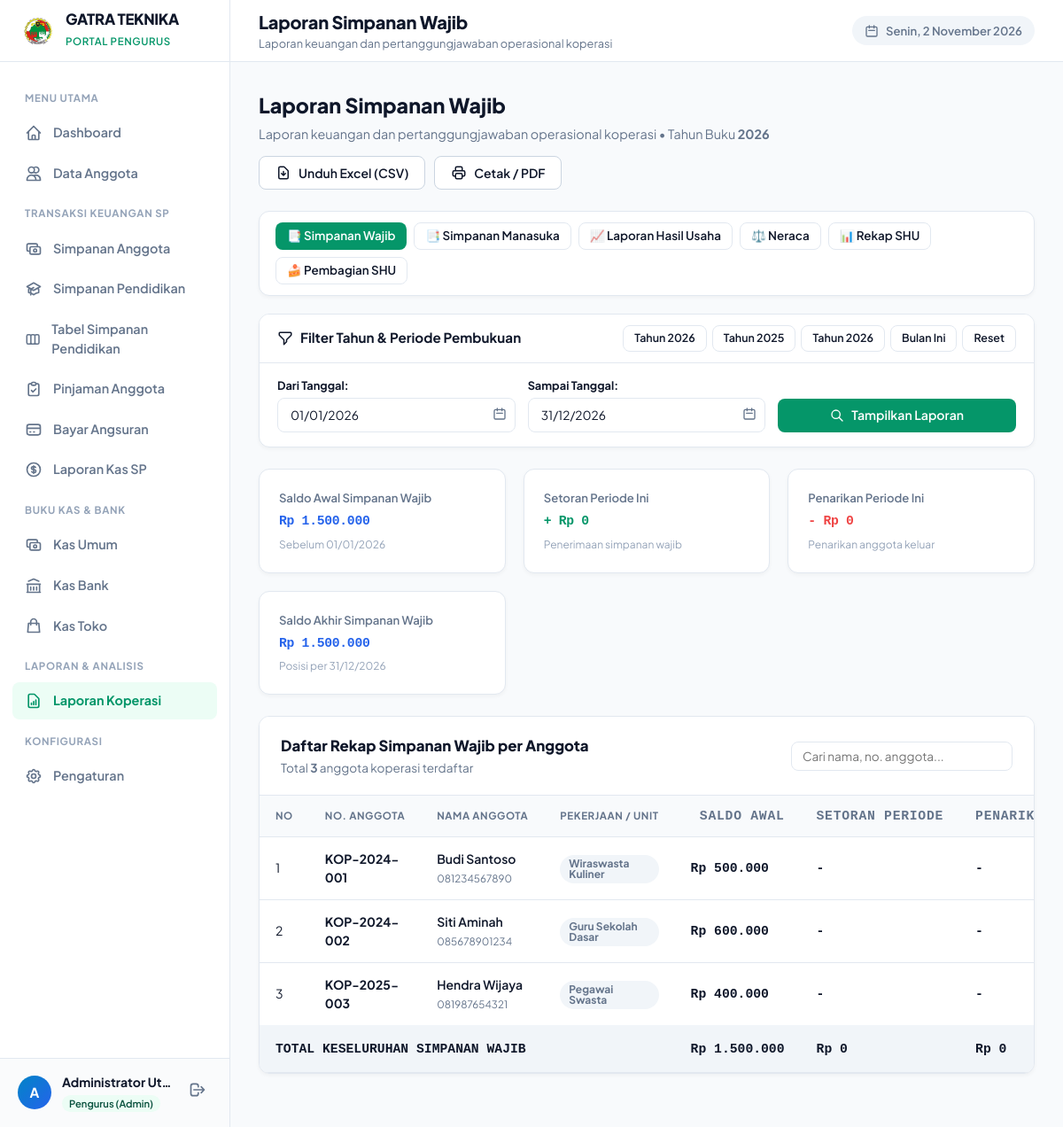
Page /admin/laporan.php (signed in) on the earlier database version.
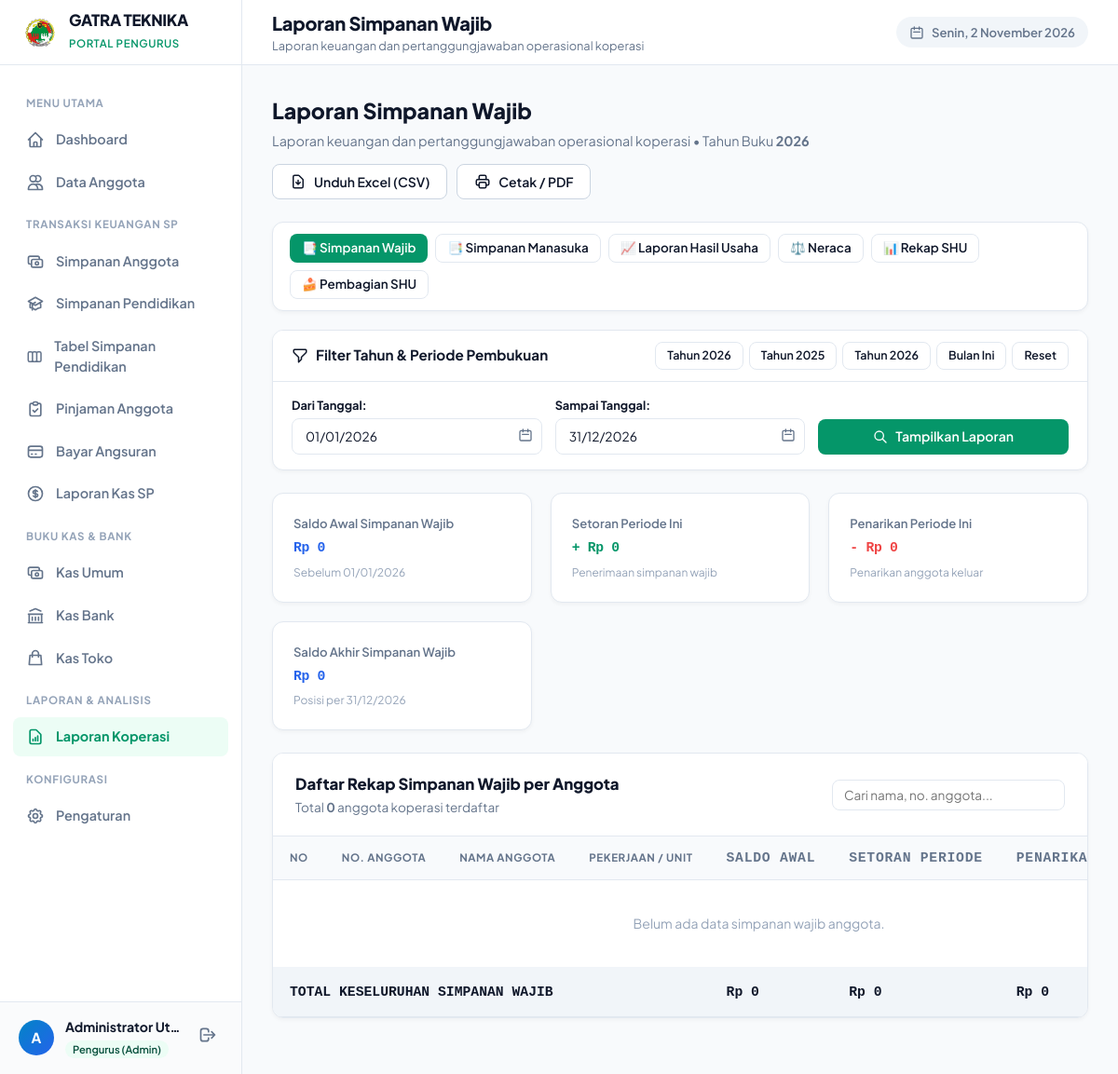
Same page on the later database version.
### tables this page shows
CREATE TABLE `anggota` (
  `id` INT AUTO_INCREMENT PRIMARY KEY,
  `user_id` INT NULL,
  `no_anggota` VARCHAR(30) UNIQUE NOT NULL,
  `nama` VARCHAR(100) NOT NULL,
  `nik` VARCHAR(30) NULL,
  `alamat` TEXT NULL,
  `no_telp` VARCHAR(30) NULL,
  `pekerjaan` VARCHAR(100) NULL,
  `tanggal_bergabung` DATE NOT NULL,
  `tanggal_keluar` DATE NULL,
  `status` ENUM('aktif', 'nonaktif') DEFAULT 'aktif',
  FOREIGN KEY (`user_id`) REFERENCES `users`(`id`) ON DELETE SET NULL
);

### config/helper.php (called while the page is built, shortened)
<?php
function rupiah($angka) {
    return "Rp\xc2\xa0" . number_format((float)$angka, 0, ',', '.');
}
function parse_dmy_to_ymd($dateStr) {
    $clean = trim($dateStr);
    if (preg_match('/^\d{4}-\d{2}-\d{2}$/', $clean)) {
        return $clean;
    }
    return date('Y-m-d');
}
function tgl_dmy($tanggal) {
    return date('d/m/Y', strtotime($tanggal));
}

### admin/laporan.php (the view, shortened to what the changed rows need)
<?php
require_once __DIR__ . '/../config/database.php';
require_once __DIR__ . '/../config/helper.php';
$validTabs = [
    'simpanan_wajib'      => 'Laporan Simpanan Wajib',
    'simpanan_manasuka'   => 'Laporan Simpanan Manasuka',
    'laporan_hasil_usaha' => 'Laporan Hasil Usaha',
    'neraca'              => 'Neraca',
    'rekap_shu'           => 'Rekap SHU',
    'pembagian_shu'       => 'Laporan Pembagian SHU'
];
$rawTab = $_GET['tab'] ?? 'simpanan_wajib';
$tab = array_key_exists($rawTab, $validTabs) ? $rawTab : 'simpanan_wajib';
$pageTitle = $validTabs[$tab];
$tglMulaiRaw = $_GET['tgl_mulai'] ?? date('Y-01-01');
$tglSelesaiRaw = $_GET['tgl_selesai'] ?? date('Y-12-31');
$tglMulai = parse_dmy_to_ymd($tglMulaiRaw);
$tglSelesai = parse_dmy_to_ymd($tglSelesaiRaw);
$dataSimpananWajib = [];
$totWajibAwal = 0; $totWajibSetor = 0; $totWajibTarik = 0; $totWajibAkhir = 0;
if ($tab === 'simpanan_wajib' || isset($_GET['export'])) {
    $stmtSW = $db->prepare("
        SELECT a.id, a.no_anggota, a.nama, a.pekerjaan, a.no_telp,
               COALESCE(SUM(CASE WHEN s.jenis_simpanan = 'wajib' AND s.tanggal < ? AND s.tipe_transaksi = 'setor' THEN s.nominal
                                 WHEN s.jenis_simpanan = 'wajib' AND s.tanggal < ? AND s.tipe_transaksi = 'tarik' THEN -s.nominal
                                 ELSE 0 END), 0) AS saldo_awal,
               COALESCE(SUM(CASE WHEN s.jenis_simpanan = 'wajib' AND s.tanggal BETWEEN ? AND ? AND s.tipe_transaksi = 'setor' THEN s.nominal
                                 ELSE 0 END), 0) AS setor_periode,
               COALESCE(SUM(CASE WHEN s.jenis_simpanan = 'wajib' AND s.tanggal BETWEEN ? AND ? AND s.tipe_transaksi = 'tarik' THEN s.nominal
                                 ELSE 0 END), 0) AS tarik_periode
        FROM anggota a
        LEFT JOIN simpanan s ON a.id = s.anggota_id AND s.jenis_simpanan = 'wajib'
        GROUP BY a.id
        ORDER BY a.no_anggota ASC
    ");
    $stmtSW->execute([$tglMulai, $tglMulai, $tglMulai, $tglSelesai, $tglMulai, $tglSelesai]);
    $dataSimpananWajib = $stmtSW->fetchAll(PDO::FETCH_ASSOC);
    foreach ($dataSimpananWajib as &$sw) {
        $sw['saldo_akhir'] = $sw['saldo_awal'] + $sw['setor_periode'] - $sw['tarik_periode'];
        $totWajibAwal += $sw['saldo_awal'];
        $totWajibSetor += $sw['setor_periode'];
        $totWajibTarik += $sw['tarik_periode'];
        $totWajibAkhir += $sw['saldo_akhir'];
    }
}
include __DIR__ . '/header.php';
?>
<div class="row" style="margin-bottom: 24px; display: flex; justify-content: space-between; align-items: center; flex-wrap: wrap; gap: 14px;">
  <div>
    <h2 style="font-size: 1.45rem; font-weight: 800; color: var(--secondary); margin-bottom: 4px;">
      <?= htmlspecialchars($pageTitle) ?>
    </h2>
  </div>
</div>
<?php if ($tab === 'simpanan_wajib'): ?>
  <div class="stats-grid" style="grid-template-columns: repeat(auto-fit, minmax(220px, 1fr)); margin-bottom: 24px;">
    <div class="stat-card">
      <div>
        <div class="stat-title">Saldo Awal Simpanan Wajib</div>
        <div class="stat-value text-blue"><?= rupiah($totWajibAwal) ?></div>
        <div class="stat-hint">Sebelum <?= tgl_dmy($tglMulai) ?></div>
      </div>
    </div>
    <div class="stat-card">
      <div>
        <div class="stat-title">Setoran Periode Ini</div>
        <div class="stat-value text-green">+ <?= rupiah($totWajibSetor) ?></div>
        <div class="stat-hint">Penerimaan simpanan wajib</div>
      </div>
    </div>
    <div class="stat-card">
      <div>
        <div class="stat-title">Penarikan Periode Ini</div>
        <div class="stat-value text-red">- <?= rupiah($totWajibTarik) ?></div>
        <div class="stat-hint">Penarikan anggota keluar</div>
      </div>
    </div>
    <div class="stat-card">
      <div>
        <div class="stat-title">Saldo Akhir Simpanan Wajib</div>
        <div class="stat-value text-blue" style="font-weight: 800;"><?= rupiah($totWajibAkhir) ?></div>
        <div class="stat-hint">Posisi per <?= tgl_dmy($tglSelesai) ?></div>
      </div>
    </div>
  </div>
  <div class="card">
    <div class="card-header no-print" style="flex-wrap: wrap; gap: 12px;">
      <div>
        <h3 style="margin: 0; font-weight: 800;">Daftar Rekap Simpanan Wajib per Anggota</h3>
        <p style="margin: 2px 0 0 0; font-size: 0.85rem; color: var(--text-muted);">
          Total <strong><?= count($dataSimpananWajib) ?></strong> anggota koperasi terdaftar
        </p>
      </div>
      <div>
        <input type="text" class="form-control" style="width: 250px; padding: 7px 12px; font-size: 0.85rem;" placeholder="Cari nama, no. anggota..." data-table-search="tableSimpananWajib">
      </div>
    </div>
    <div class="table-responsive">
      <table class="table" id="tableSimpananWajib">
        <thead>
          <tr>
            <th style="width: 50px;">No</th>
            <th style="width: 140px;">No. Anggota</th>
            <th>Nama Anggota</th>
            <th>Pekerjaan / Unit</th>
            <th style="text-align: right; width: 150px;">Saldo Awal</th>
            <th style="text-align: right; width: 150px;">Setoran Periode</th>
            <th style="text-align: right; width: 140px;">Penarikan</th>
          </tr>
        </thead>
        <tbody>
          <?php if (empty($dataSimpananWajib)): ?>
            <tr><td colspan="8" style="text-align:center; padding: 36px; color: var(--text-subtle);">Belum ada data simpanan wajib anggota.</td></tr>
          <?php else: ?>
            <?php $no = 1; foreach ($dataSimpananWajib as $sw): ?>
              <tr>
                <td><?= $no++ ?></td>
                <td><strong><?= htmlspecialchars($sw['no_anggota']) ?></strong></td>
                <td>
                  <div style="font-weight: 600; color: var(--text-main);"><?= htmlspecialchars($sw['nama']) ?></div>
                  <small style="color: var(--text-muted);"><?= htmlspecialchars($sw['no_telp'] ?? '-') ?></small>
                </td>
                <td><span class="badge badge-neutral"><?= htmlspecialchars($sw['pekerjaan'] ?? '-') ?></span></td>
                <td class="table-amount"><?= rupiah($sw['saldo_awal']) ?></td>
                <td class="table-amount <?= $sw['setor_periode'] > 0 ? 'text-green' : '' ?>" style="font-weight: 600;">
                  <?= $sw['setor_periode'] > 0 ? rupiah($sw['setor_periode']) : '-' ?>
                </td>
                <td class="table-amount <?= $sw['tarik_periode'] > 0 ? 'text-red' : '' ?>">
                  <?= $sw['tarik_periode'] > 0 ? rupiah($sw['tarik_periode']) : '-' ?>
                </td>
              </tr>
            <?php endforeach; ?>
          <?php endif; ?>
        </tbody>
        <tfoot>
          <tr style="background: #f1f5f9; font-weight: 800; border-top: 2px solid #cbd5e1;">
            <td colspan="4" style="padding: 14px 18px; text-transform: uppercase;">TOTAL KESELURUHAN SIMPANAN WAJIB</td>
            <td class="table-amount"><?= rupiah($totWajibAwal) ?></td>
            <td class="table-amount text-green"><?= rupiah($totWajibSetor) ?></td>
            <td class="table-amount text-red"><?= rupiah($totWajibTarik) ?></td>
          </tr>
        </tfoot>
      </table>
    </div>
  </div>
<?php endif; ?>
<?php include __DIR__ . '/footer.php'; ?>

Differences in the rows shown:
removed anggota: no_anggota "KOP-2024-001", nama "Budi Santoso", no_telp "081234567890", pekerjaan "Wiraswasta Kuliner", saldo_awal "Rp 500.000"
removed anggota: no_anggota "KOP-2024-002", nama "Siti Aminah", no_telp "085678901234", pekerjaan "Guru Sekolah Dasar", saldo_awal "Rp 600.000"
removed anggota: no_anggota "KOP-2025-003", nama "Hendra Wijaya", no_telp "081987654321", pekerjaan "Pegawai Swasta", saldo_awal "Rp 400.000"
Other differences:
rupiah($totWajibAwal): "Rp 1.500.000" → "Rp 0"
rupiah($totWajibAkhir): "Rp 1.500.000" → "Rp 0"
count($dataSimpananWajib): "3" → "0"
text now shown: "Belum ada data simpanan wajib anggota."
